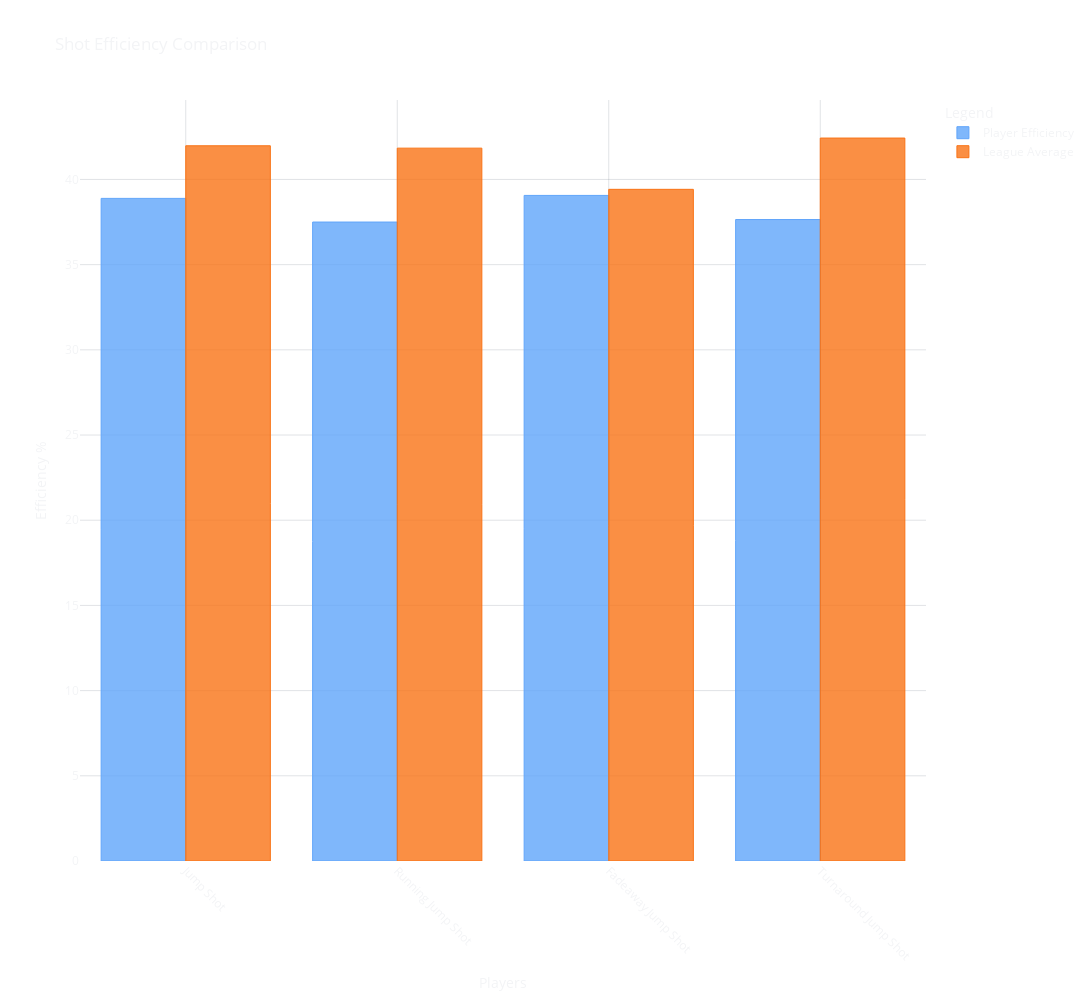

The notebook cell this image was saved under:
### Code cell
import plotly.graph_objects as go
import pandas as pd
# Example data structure (replace with actual data passed in your Flask app)
selected_player='2544'


selected_group='JUMP_SHOTS'
selected_year=2025

avg_df = pd.read_csv('https://raw.githubusercontent.com/gabriel1200/shot_data/refs/heads/master/shot_types.csv')

# Read player shot data


player_df = pd.read_csv(f'https://raw.githubusercontent.com/gabriel1200/shot_averages/refs/heads/main/{selected_player}.csv')
print(player_df[player_df.shot_description.str.lower().str.contains('pull')])

print(avg_df[avg_df.shot_description.str.lower().str.contains('pull')])


if selected_player:
    player_df = player_df[player_df['PLAYER_ID'] == int(selected_player)]
 

# Filter by shot group
group_df = player_df[player_df['shot_group'] == selected_group]
shot_type='2PT Field Goal'
group_df=group_df[group_df['shot_type']==shot_type]

avg_df=avg_df[avg_df['shot_type']==shot_type]
pr
# Calculate efficiencies
shot_data = []
chart_data = {'labels': [], 'player_pct': [], 'league_pct': []}

for shot_desc in group_df['shot_description'].unique():
    print(shot_desc)
    player_shots = group_df[group_df['shot_description'] == shot_desc]
    league_avg = avg_df[(avg_df['shot_description'] == shot_desc) & 
                      (avg_df['year'] == int(selected_year))]
    print(league_avg)
    
    if not player_shots.empty and not league_avg.empty:
        player_pct = (player_shots['shot_makes'].sum() / player_shots['shot_count'].sum()) * 100
        league_pct = league_avg['efg%'].iloc[0] * 100
        
        shot_data.append({
            'shot_description': shot_desc,
            'player_pct': player_pct,
            'league_pct': league_pct,
            'difference': player_pct - league_pct,
            'attempts': player_shots['shot_count'].sum()
        })
        
        chart_data['labels'].append(shot_desc)
        chart_data['player_pct'].append(player_pct)
        chart_data['league_pct'].append(league_pct)

# Create the bar traces
player_efficiency_trace = go.Bar(
    name="Player Efficiency",
    x=chart_data["labels"],
    y=chart_data["player_pct"],
    marker=dict(
        color="rgba(96, 165, 250, 0.8)",  # blue-400
        line=dict(color="rgba(96, 165, 250, 1)", width=1)
    )
)

league_average_trace = go.Bar(
    name="League Average",
    x=chart_data["labels"],
    y=chart_data["league_pct"],
    marker=dict(
        color="rgba(249, 115, 22, 0.8)",  # orange-500
        line=dict(color="rgba(249, 115, 22, 1)", width=1)
    )
)

# Create the figure
fig = go.Figure(data=[player_efficiency_trace, league_average_trace])

# Update layout
fig.update_layout(
    title=dict(
        text="Shot Efficiency Comparison",
        font=dict(color="#F3F4F6")  # text-gray-100
    ),
    legend=dict(
        title="Legend",
        font=dict(color="#F3F4F6")  # text-gray-100
    ),
    xaxis=dict(
        title=dict(text="Players", font=dict(color="#F3F4F6")),  # text-gray-100
        tickangle=45,
        tickfont=dict(color="#F3F4F6"),  # text-gray-100
        gridcolor="rgba(107, 114, 128, 0.2)"  # gray-500 with opacity
    ),
    yaxis=dict(
        title=dict(text="Efficiency %", font=dict(color="#F3F4F6")),  # text-gray-100
        tickfont=dict(color="#F3F4F6"),  # text-gray-100
        gridcolor="rgba(107, 114, 128, 0.2)"  # gray-500 with opacity
    ),
    barmode="group",  # Grouped bar chart

    width=1200,
    height=1000,
    plot_bgcolor="rgba(0, 0, 0, 0)",  # Transparent background
    paper_bgcolor="rgba(0, 0, 0, 0)"  # Transparent background
)

# Render the figure
fig.show()

### Figure 1 — Plotly figure (JSON) as saved in the notebook; plotly's stock layout.template omitted (floating-point values rounded to 4 significant figures)
{"data": [{"marker": {"color": "rgba(96, 165, 250, 0.8)", "line": {"color": "rgba(96, 165, 250, 1)", "width": 1}}, "name": "Player Efficiency", "type": "bar", "x": ["Jump Shot", "Running Jump Shot", "Fadeaway Jump Shot", "Turnaround Jump Shot"], "y": [38.89, 37.5, 39.06, 37.65]}, {"marker": {"color": "rgba(249, 115, 22, 0.8)", "line": {"color": "rgba(249, 115, 22, 1)", "width": 1}}, "name": "League Average", "type": "bar", "x": ["Jump Shot", "Running Jump Shot", "Fadeaway Jump Shot", "Turnaround Jump Shot"], "y": [41.98, 41.84, 39.42, 42.43]}], "layout": {"barmode": "group", "height": 1000, "legend": {"font": {"color": "#F3F4F6"}, "title": {"text": "Legend"}}, "paper_bgcolor": "rgba(0, 0, 0, 0)", "plot_bgcolor": "rgba(0, 0, 0, 0)", "title": {"font": {"color": "#F3F4F6"}, "text": "Shot Efficiency Comparison"}, "width": 1200, "xaxis": {"autorange": true, "gridcolor": "rgba(107, 114, 128, 0.2)", "range": [-0.5, 3.5], "tickangle": 45, "tickfont": {"color": "#F3F4F6"}, "title": {"font": {"color": "#F3F4F6"}, "text": "Players"}, "type": "category"}, "yaxis": {"autorange": true, "gridcolor": "rgba(107, 114, 128, 0.2)", "range": [0, 44.66], "tickfont": {"color": "#F3F4F6"}, "title": {"font": {"color": "#F3F4F6"}, "text": "Efficiency %"}, "type": "linear"}}}
